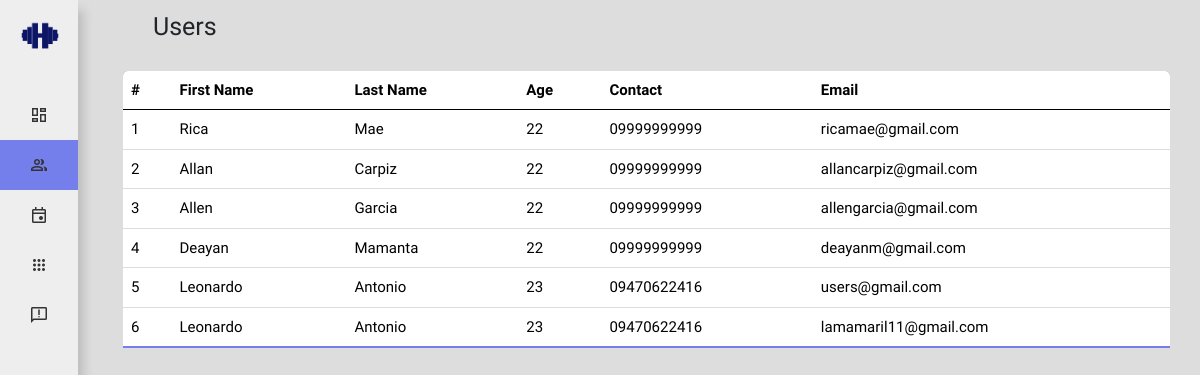
The page /a/admin-member-user.php (signed in) on the database its author committed.
### tables this page shows
CREATE TABLE `user` (
  `id` int(255) NOT NULL,
  `fname` varchar(255) NOT NULL,
  `lname` varchar(255) NOT NULL,
  `age` int(2) NOT NULL,
  `contact` varchar(255) NOT NULL,
  `email` varchar(255) NOT NULL,
  `pass` varchar(255) NOT NULL,
  `type` varchar(10) NOT NULL,
  `plan_type` enum('Regular','Monthly') NOT NULL,
  `start_date` varchar(255) NOT NULL,
  `end_date` varchar(255) NOT NULL,
  `status` enum('Inactive','Active','','') NOT NULL,
  `mop` varchar(255) NOT NULL,
  `amount` int(5) NOT NULL,
  `datetime` varchar(255) NOT NULL
);

### a/admin-member-user.php (the view, shortened to what this page needs)
<?php
include "db.php";
?>
<!DOCTYPE html>
<html lang="en">
<head>
    <link href="assets/css/style.css" rel="stylesheet">
    <link href="assets/css/sidebar.css" rel="stylesheet">
    <link href="https://cdn.jsdelivr.net/npm/bootstrap@5.0.2/dist/css/bootstrap.min.css" rel="stylesheet"
>
    <link href="../bootstrap-5.0.2-dist/css/bootstrap.min.css" rel="stylesheet">
    <link rel="stylesheet" href="https://cdn.jsdelivr.net/npm/@docsearch/css@3">
    <link href="https://unpkg.com/aos@2.3.1/dist/aos.css" rel="stylesheet">
</head>
<body>
    <div class="sidebar close moulpali-regular">
        <div class="logo-details">
            <img src="../assets/img/304946364_478615410946035_5163354841655361639_n1.png">
        </div>
        <ul class="nav-links">
            <li>
                <a href="../a/admin-index.php">
                    <i class="material-symbols-outlined">dashboard</i>
                </a>
            </li>
            <li class="active">
                <div class="iocn-link">
                    <a href="#">
                        <i class="material-symbols-outlined">people</i>
                    </a>
                </div>
            </li>
            <li>
                <a href="admin-appointment.php">
                    <i class="material-symbols-outlined">insert_invitation</i>
                </a>
            </li>
            <li>
                <a href="admin-timetable.php">
                    <i class="material-symbols-outlined">apps</i>
                </a>
            </li>
            <li>
                <a href="admin-feedback.php">
                    <i class="material-symbols-outlined">feedback</i>
                </a>
            </li>
        </ul>
    </div>
    <section class="home-section">
        <section class="historyLog">
            <span class="header moul-regular">Users</span>
            <table class="table moulpali-regular">
                <thead>
                    <thead>
                        <tr>
                            <th>#</th>
                            <th>First Name</th>
                            <th>Last Name</th>
                            <th>Age</th>
                            <th>Contact</th>
                            <th>Email</th>
                        </tr>
                    </thead>
                <tbody>
                    <?php
                    $ret = mysqli_query($conn, "SELECT * from user");
                    $cnt = 1;
                    while ($row = mysqli_fetch_array($ret)) {
                        ?>
                        <tr>
                            <td data-label="#"><?php echo $cnt; ?></td>
                            <td data-label="name"><?php echo $row['fname']; ?></td>
                            <td data-label="contact"><?php echo $row['lname']; ?></td>
                            <td data-label="email"><?php echo $row['age']; ?></td>
                            <td data-label="#date Type"><?php echo $row['contact']; ?></td>
                            <td data-label="time"><?php echo $row['email']; ?></td>
                        </tr>
                        <?php
                        ++$cnt;
                    } ?>
                </tbody>
            </table>
        </section>
    </section>
</body>
</html>

### a/assets/css/style.css (style rules this page uses)
.moul-regular { font-family: "Moul", serif; font-weight: 400; font-style: normal; }
.moulpali-regular { font-family: "Moulpali", serif; font-weight: 400; font-style: normal; }
.header { font-size: 25px; font-weight: 500; color: var(--text-color); padding: 8px 0px 8px 30px; }
.historyLog { padding:0 30px; }
.table { border-collapse: collapse; margin: 25px 0; font-size: 15px; min-width: 100%; overflow: hidden; border-radius: 5px 5px 0 0; }
table thead tr { color: #fff; background: #757fec; text-align: left; font-weight: bold; }
.table th, .table td { padding: 12px 15px; }
.table tbody tr { border-bottom: 1px solid #ddd; }
.table tbody tr:nth-of-type(odd) { background: #f3f3f3; }
.table tbody tr:last-of-type { border-bottom: 2px solid #757fec; }
.header { height: 60px; }

### a/assets/css/sidebar.css (style rules this page uses)
body { background: #ddd !important; }
img { width: 50px; height: 50px;margin: 15px 10px 0 15px; }
.sidebar { position: fixed; top: 0; left: 0; height: 100%; width: 260px; background: #eee; z-index: 100; transition: all 0.5s ease; box-shadow: 5px 10px 10px rgba(48, 48, 48, 0.2); }
.sidebar .logo-details { height: 60px; width: 100%; display: flex; align-items: center; }
.sidebar .nav-links { height: 100%; padding: 30px 0 150px 0; overflow: auto; }
.sidebar .nav-links li { position: relative; list-style: none; transition: all 0.4s ease; }
.sidebar .nav-links li.active { background: #757fec; }
.sidebar .nav-links li .iocn-link { display: flex; align-items: center; justify-content: space-between; }
.sidebar .nav-links li i { height: 50px; min-width: 78px; text-align: center; line-height: 50px; color: #333; font-size: 20px; cursor: pointer; transition: all 0.3s ease; }
.sidebar .nav-links li a { display: flex; align-items: center; text-decoration: none; }
.home-section { position: relative; left: 260px; width: calc(100% - 260px); transition: all 0.5s ease; font-weight: 500; color: var(--text-color); padding: 8px 0px 8px 15px; }
@media (max-width: 1275px) { .sidebar.close { width: 78px; } }
@media (max-width: 1275px) { .sidebar.close .nav-links { overflow: visible; } }
@media (max-width: 1275px) { .sidebar.close .nav-links li .iocn-link { display: block } }
@media (max-width: 1275px) { .sidebar.close ~ .home-section { left: 78px; width: calc(100% - 78px); } }

### rows shown on the page
user: fname "Rica", lname "Mae", age "22", contact "09999999999", email "ricamae@gmail.com"
user: fname "Allan", lname "Carpiz", age "22", contact "09999999999", email "allancarpiz@gmail.com"
user: fname "Allen", lname "Garcia", age "22", contact "09999999999", email "allengarcia@gmail.com"
user: fname "Deayan", lname "Mamanta", age "22", contact "09999999999", email "deayanm@gmail.com"
user: fname "Leonardo", lname "Antonio", age "23", contact "09470622416", email "users@gmail.com"
user: fname "Leonardo", lname "Antonio", age "23", contact "09470622416", email "lamamaril11@gmail.com"
